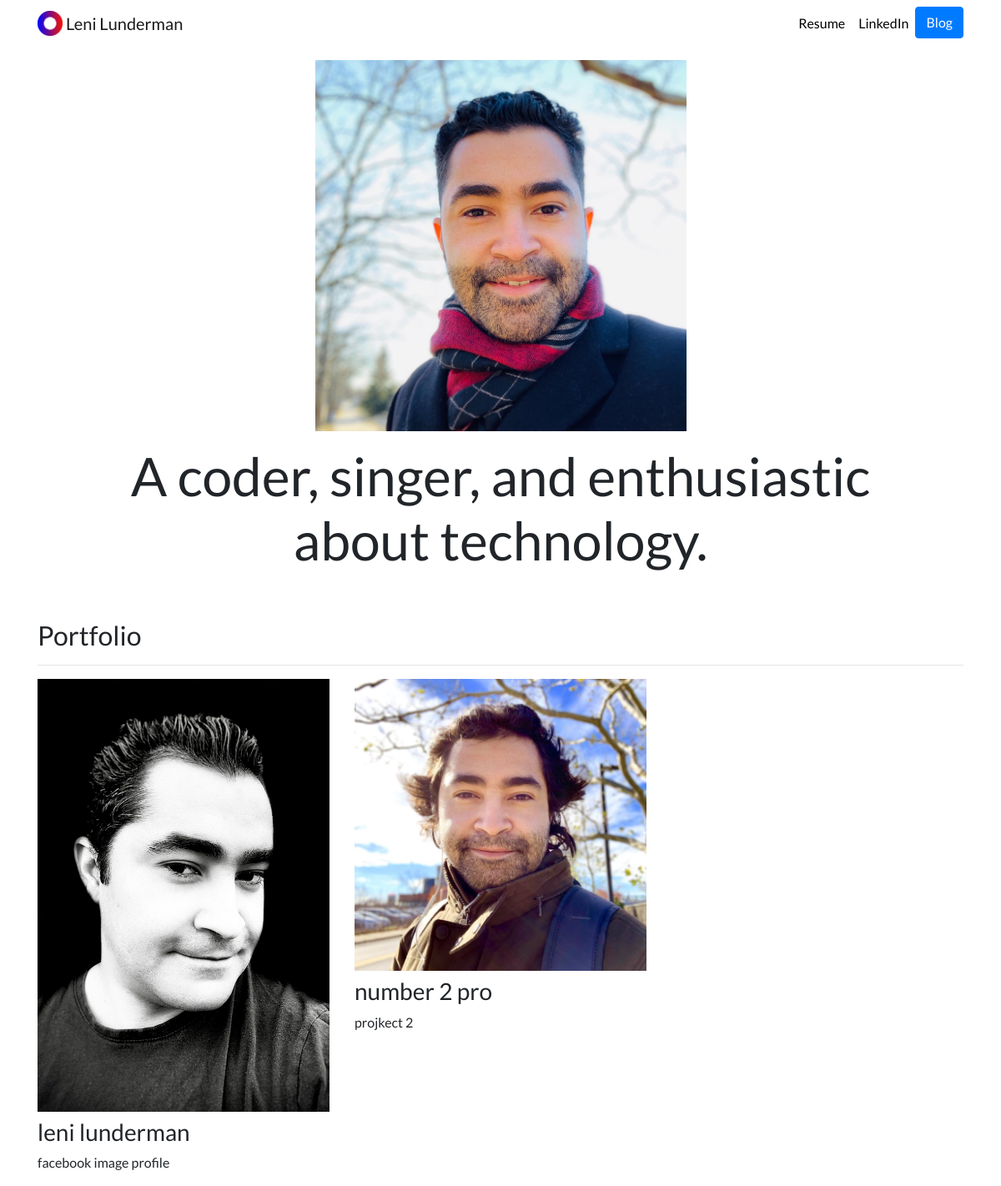
Before: / with the older database file.
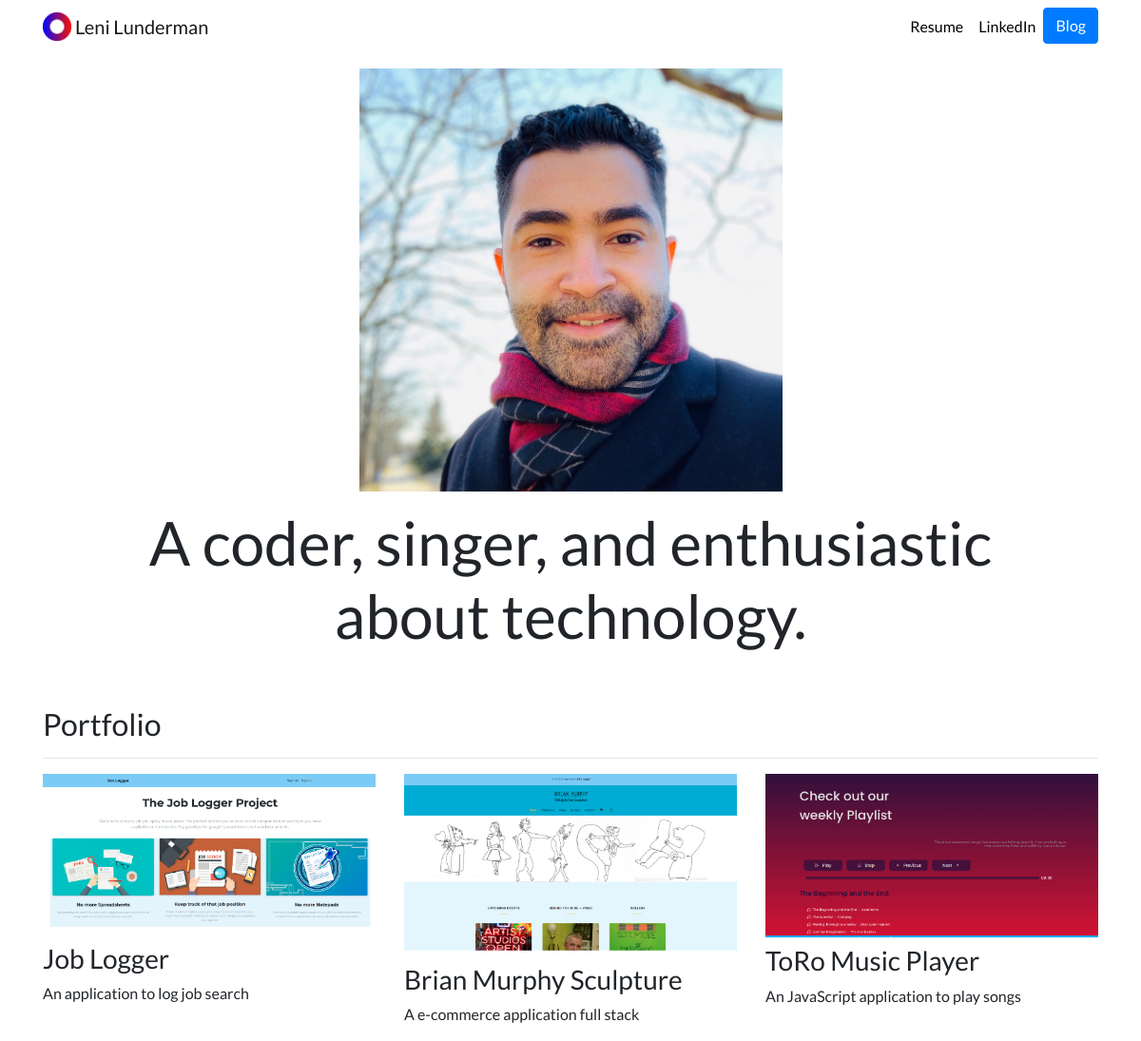
After: the same page with the newer database file.
### portfolio/models.py (models this page shows, shortened)
class Project(models.Model):
    title = models.CharField(max_length=100)
    description = models.CharField(max_length=250)
    image = models.ImageField(upload_to='portfolio/images/')
    url = models.URLField(blank=True) # the blank field makes 'things' optional

### portfolio/views.py (the view)
# urls.py: 2. Add a URL to urlpatterns:  path('', views.home, name='home')
def home(request):
    projects = Project.objects.all()
    return render(request, 'portfolio/home.html', {'projects': projects})

### portfolio/templates/portfolio/home.html
{% extends "portfolio/base.html" %}
{% load static %}
{% block content %}
<div class="row justify-content-center my-3">
  <div class="col-5">
    <img src="{% static 'portfolio/lenilunderman.jpg' %}" class="img-fluid">
  </div>
</div>
<div class="row justify-content-center mb-3">
  <div class="col-md-10 text-center">
    <h1 id="hometext" class="d">
      A coder, singer, and enthusiastic about technology.</h1>
  </div>
</div>
<h2 class="mt-5">Portfolio</h2>
<hr>
<div class="row">
  {% for project in projects %}
  <div class="col-lg-4 col-md-6">
    {% if project.url %}
    <a href="{{ project.url }}">
      <img src="{{ project.image.url }}" class="img-fluid mb-2">
    </a>
    {% else %}
    <img src="{{ project.image.url }}" class="img-fluid mb-2">
    {% endif %}
    <h3>{{ project.title }}</h3>
    <p>{{ project.description }}</p>
  </div>
  {% endfor %}
</div>
{% endblock %}

### portfolio/templates/portfolio/base.html (shortened to what this page needs)
{% load static %}
<!doctype html>
<html lang="en">
<head>
  <link rel="stylesheet" href="https://stackpath.bootstrapcdn.com/bootstrap/4.4.1/css/bootstrap.min.css">
  <link rel="stylesheet" href="{% static "portfolio/custom.css" %}">
</head>
<body>
  <nav id="topNav" class="navbar navbar-expand-md navbar-light">
    <div class="container">
      <a class="navbar-brand" href="{% url 'home' %}">
        <img src="{% static "portfolio/Logo.png" %}" width="30" height="30" class="d-inline-block align-top" alt="Nick's Logo">
        <span>Leni Lunderman</span>
      </a>
      <div class="collapse navbar-collapse text-center" id="navbarNav">
        <ul class="navbar-nav ml-auto">
          <li class="nav-item">
            <a class="nav-link" href="{% static "portfolio/resume.pdf" %}">Resume</a>
          </li>
          <li class="nav-item">
            <a class="nav-link" href="https://www.linkedin.com/in/lenilunderman/" target="_blank">LinkedIn</a>
          </li>
          <li>
            <a role="button" href="{% url 'blog:all_blogs' %}" class="btn btn-primary">Blog</a>
          </li>
        </ul>
      </div>
    </div>
  </nav>
  <div class="container">
    {% block content %}{% endblock %}
  </div>
</body>
</html>

### portfolio/static/portfolio/custom.css (style rules this page uses)
.navbar-nav .nav-link { color: rgba(0,0,0,1) !important; }
body { font-family: 'Lato', sans-serif; }
@media (min-width: 992px) { #hometext { font-size: 4rem; } }

Changed rows visible on the page:
removed Project: image (picture), title "leni lunderman", description "facebook image profile"
removed Project: image (picture), title "number 2 pro", description "projkect 2"
added Project: image (picture), title "Job Logger", description "An application to log job search"
added Project: image (picture), title "Brian Murphy Sculpture", description "A e-commerce application full stack"
added Project: image (picture), title "ToRo Music Player", description "An JavaScript application to play songs"
